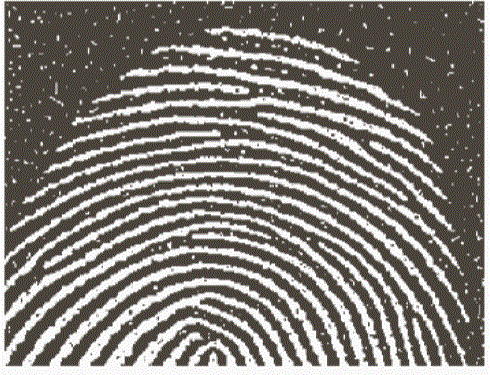
%> input picture fingerprints.GIF, 490 x 375 px
$ octave FingerPrintImageDilution.m   (GNU Octave 9; MATLAB toolbox functions it lacks are replaced by stand-ins)
%> lines starting %> are read from the running program, lines starting %| are printed output that depends on the picture
close all
clear all
A=imread('C:\Users\Sara Latif Khan\OneDrive\Desktop\imgs\fingerprints.GIF');
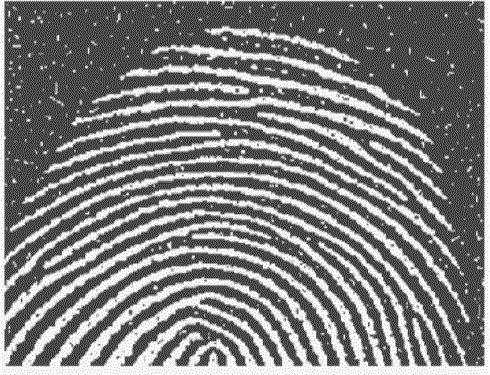
%> A: size 375x490 uint8; min 49, max 251, mean 127.7
se = strel('square',3);
imgEout = imerode(A,se);
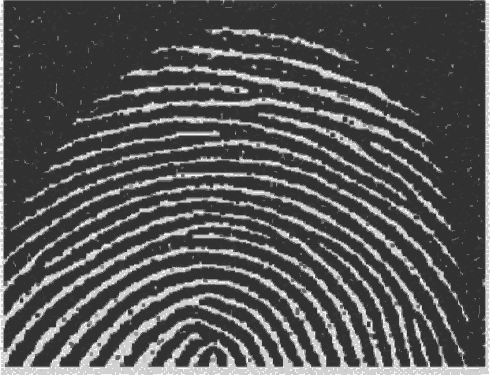
%> imgEout: size 375x490 uint8; min 49, max 251, mean 86.6
st = strel('square',3);
outBound = A - imerode(A,se);
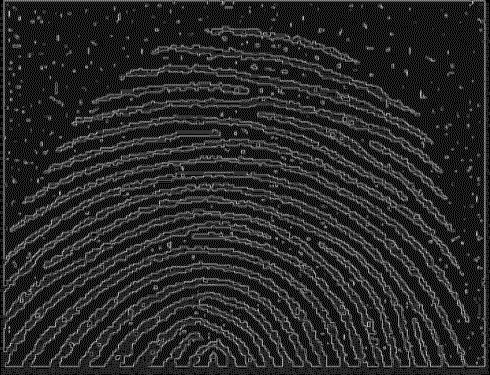
%> outBound: size 375x490 uint8; min 0, max 202, mean 41.1
intBound = imerode(A,se) - A;
%> intBound: size 375x490 uint8; every value is 0

figure,imshow(A);title('Original Image');

figure,imshow(outBound);title('OutBoundary Image');

figure,imshow(intBound);title('intBoundary Image');
